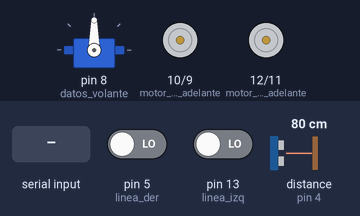
The sketch below on a simulated Arduino Uno, built with avr-gcc and run on an emulated ATmega328P. On the bench: servo, motor-driver pin pairs drawn as motors (green arrow = first pin HIGH = forward, orange = second pin HIGH = backward, longer = more drive). Wiring (inferred from the names in the program): ultrasonic range finder: trigger pin 3; echo pin 4. Inputs (shaded band) come from the test bench; at power-on: distance to the obstacle (sensor on pin 4) 80 cm, pin 5 (linea_der) LOW, pin 13 (linea_izq) LOW. The echo pulse lasts 58.3 µs per cm.

Above: at 1.2 s.
1.3 s: "w" received over Serial
At 2.1 s:
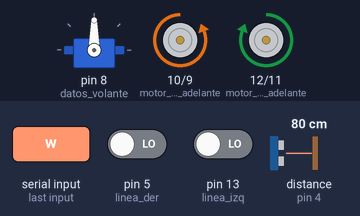
2.8 s: "s" received over Serial
At 3.3 s:
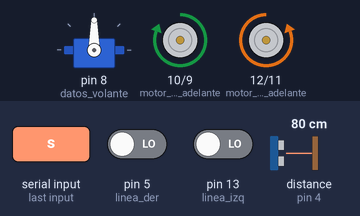
4.3 s: "a" received over Serial
At 5.5 s:
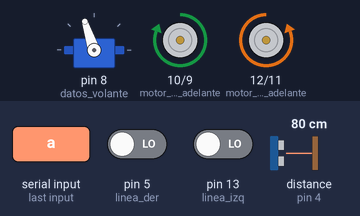
5.8 s: distance to the obstacle (sensor on pin 4) set to 22 cm
7.3 s: distance to the obstacle (sensor on pin 4) set to 18 cm
At 7.9 s:
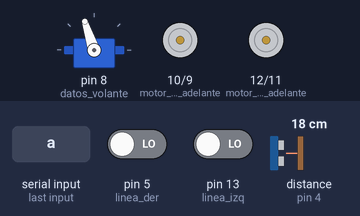
8.8 s: "l" received over Serial
At 9.6 s:
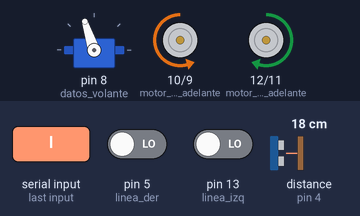
Timing chart, 0 to 11.3 s (numbered marks = the images above; inputs shaded):
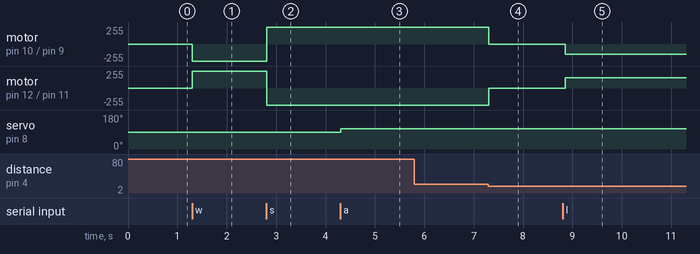

The sketch:

sketch_oct27a_auto_lab_2.ino
```cpp
#include <SoftwareSerial.h>
#include <Servo.h>

SoftwareSerial mySerial(7, 6); // RX, TX

// Motores
int motor_izq_adelante = 12;
int motor_izq_atras = 11;
int motor_der_adelante = 10;
int motor_der_atras = 9;

Servo volante;
int datos_volante = 8;
int grados_volante = 90;
int cuantos_grados = 18;

// Proximidad
long tiempo;
int disparador = 3; // = triger
int entrada = 4;    // = echo
float distancia;
float cm = 20.0;
bool riesgo = false;
bool retrocediendo = false;

// Seguir linea
int seguir = false;

int linea_izq = 13;
int linea_der = 5;

void setup() {

  Serial.begin(9600);
  mySerial.begin(9600);

  pinMode(motor_izq_adelante, OUTPUT);
  pinMode(motor_izq_atras, OUTPUT);
  pinMode(motor_der_adelante, OUTPUT);
  pinMode(motor_der_atras, OUTPUT);

  volante.attach(datos_volante);

  pinMode(disparador, OUTPUT);
  pinMode(entrada, INPUT);

  pinMode(linea_izq, INPUT);
  pinMode(linea_der, INPUT);

  frenar();
  centro();

}

void loop() {

  distanciar();

//  Serial.println(volante.read());

//  if (mySerial.available()>0) {
//    char dato = mySerial.read();
//    Serial.println(dato);
//    leer_comandos(dato);
//  }

  if (Serial.available()>0) {
    char dato = Serial.read();
    leer_comandos(dato);
  }

  delay(1);

  if (seguir) seguidor();

}

void acelerar() {
  digitalWrite(motor_izq_adelante, HIGH);
  digitalWrite(motor_izq_atras, LOW);
  digitalWrite(motor_der_adelante, LOW);
  digitalWrite(motor_der_atras, HIGH);
}

void retroceder() {

  retrocediendo = true;

  digitalWrite(motor_izq_adelante, LOW);
  digitalWrite(motor_izq_atras, HIGH);
  digitalWrite(motor_der_adelante, HIGH);
  digitalWrite(motor_der_atras, LOW);

}

void frenar() {
  digitalWrite(motor_izq_adelante, LOW);
  digitalWrite(motor_izq_atras, LOW);
  digitalWrite(motor_der_adelante, LOW);
  digitalWrite(motor_der_atras, LOW);
}

void izquierda() {

  if ((grados_volante + cuantos_grados) <= 162) {
    grados_volante += cuantos_grados;
  } else {
    grados_volante = 162;
  }

  volante.write(grados_volante);

}

void derecha() {

    if ((grados_volante - cuantos_grados) >= 18) {
      grados_volante -= cuantos_grados;
    } else {
      grados_volante = 18;
    }

    volante.write(grados_volante);

}

void centro() {
  grados_volante = 90;
  volante.write(grados_volante);
}

void seguidor() {
  acelerar();
  if (digitalRead(linea_izq)) izquierda();
  if (digitalRead(linea_der)) derecha();
}

void distanciar() {

  float min_cm = 1.0;

//  Serial.println("riesgo");
//  Serial.println(riesgo);

  digitalWrite(disparador, HIGH);
  delayMicroseconds(10);
  digitalWrite(disparador, LOW);

  tiempo = (pulseIn(entrada, HIGH)/2);
  distancia = float(tiempo * 0.0343);

  riesgo = ((distancia>=min_cm) && (distancia<=cm));

  if (riesgo && !retrocediendo) frenar();

//  Serial.println(distancia);

}

void leer_comandos(char dato) {

//  if (dato=='1') prender();
//  if (dato=='0') apagar();

//  if (encendido) {

    if (dato=='w' && !riesgo) acelerar();

    if (dato=='s') retroceder();
    else retrocediendo = false;

    if (dato==' ') frenar();

    if (dato=='a') izquierda();
    if (dato=='d') derecha();

    if (dato=='c') centro();

    if (dato=='l') seguir = true;
    if (dato=='k') seguir = false;

//  }

}
```

Measured:
- the behaviour switches between 21 and 20 cm on distance to the obstacle (sensor on pin 4) (found by bisection; images 3 and 4)
- after the input at 1.3 s, motor on pin 10 (motor_der_adelante) / pin 9 (motor_der_atras): stopped → backward 255/255 at once; motor on pin 12 (motor_izq_adelante) / pin 11 (motor_izq_atras): stopped → forward 255/255 at once
- after the input at 2.8 s, motor on pin 10 (motor_der_adelante) / pin 9 (motor_der_atras): backward 255/255 → forward 255/255 at once; motor on pin 12 (motor_izq_adelante) / pin 11 (motor_izq_atras): forward 255/255 → backward 255/255 at once
- after the input at 4.3 s, servo on pin 8 (datos_volante): 90° → 108° at once
- after the input at 5.8 s, every drawn part: stays the same
- after the input at 7.3 s, motor on pin 10 (motor_der_adelante) / pin 9 (motor_der_atras): forward 255/255 → stopped at once; motor on pin 12 (motor_izq_adelante) / pin 11 (motor_izq_atras): backward 255/255 → stopped at once
- after the input at 8.8 s, motor on pin 10 (motor_der_adelante) / pin 9 (motor_der_atras): stopped → backward 156/255 after 0.05 s; motor on pin 12 (motor_izq_adelante) / pin 11 (motor_izq_atras): stopped → forward 156/255 after 0.05 s
